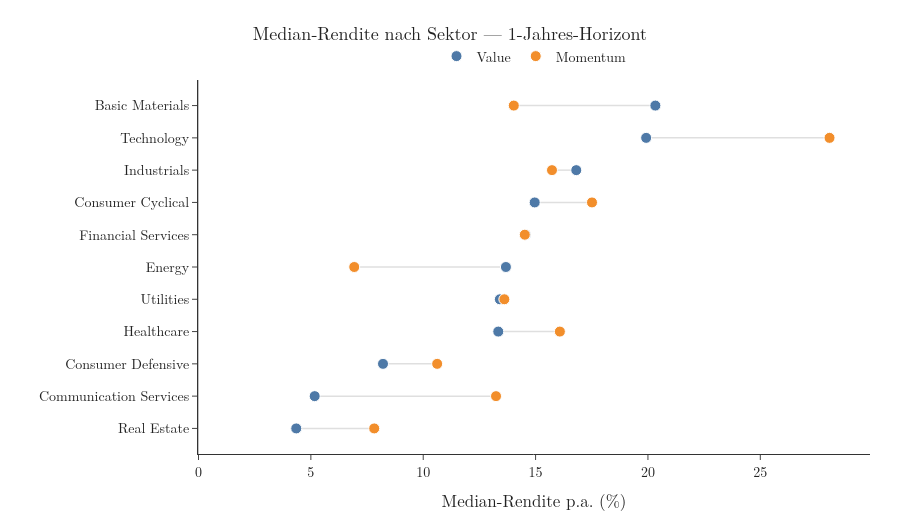
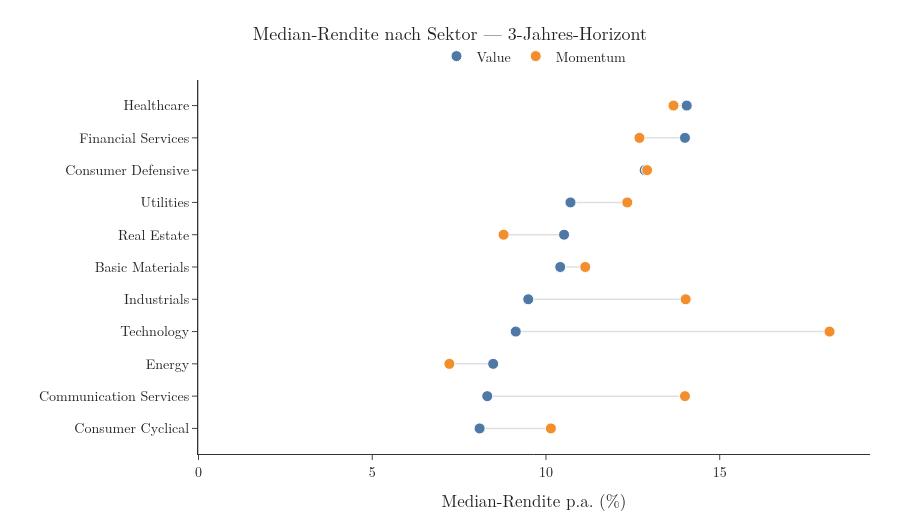

Notebook code for these charts, in order:
### Code cell
import pandas as pd

for h in horizons:

    df_h = df[df["horizon"] == h].copy()

    med = (
        df_h.groupby(["sector", "strategy"])["rendite"]
        .median()
        .unstack("strategy")
        .rename(columns={"value_score": "Value", "momentum_score": "Momentum"})
        .sort_values("Value")
    )

    display(med)

    fig = go.Figure()

    # Verbindungslinien
    for sector in med.index:
        fig.add_shape(
            type="line",
            x0=med.loc[sector, "Value"], x1=med.loc[sector, "Momentum"],
            y0=sector, y1=sector,
            line=dict(color="#999999", width=1.5),
            layer="below",
        )

    fig.add_trace(go.Scatter(
        x=med["Value"], y=med.index,
        mode="markers", name="Value",
        marker=dict(color=BLUE, size=11, line=dict(color="white", width=1)),
    ))

    fig.add_trace(go.Scatter(
        x=med["Momentum"], y=med.index,
        mode="markers", name="Momentum",
        marker=dict(color=ORANGE, size=11, line=dict(color="white", width=1)),
    ))

    fig.add_vline(x=0, line_width=1, line_color="#333333")

    fig.update_xaxes(
        title="Median-Rendite p.a. (%)",
        showline=True, linecolor="#333333",
        ticks="outside", gridcolor="#e6e6e6",
    )

    fig.update_yaxes(
        title="",
        showline=True, linecolor="#333333",
        ticks="outside", automargin=True,
    )

    fig.update_layout(
        title=f"Median-Rendite nach Sektor — {h}-Jahres-Horizont",
        title_x=0.5,
        title_font=dict(size=18, family=FONT["family"]),
        font=FONT,
        width=900, height=520,
        template="simple_white",
        plot_bgcolor="white", paper_bgcolor="white",
        margin=dict(l=50, r=30, t=80, b=50),
        legend=dict(orientation="h", yanchor="bottom", y=1.02, xanchor="center", x=0.5, title=None),
    )

    fig.show()

    output_dir = Path(save_path) / "median_comparison"
    output_dir.mkdir(parents=True, exist_ok=True)
    fig.write_image(output_dir / f"median_dumbbell_{h}_year.png", scale=3)

### Figure 1 — Plotly figure (JSON) as saved in the notebook; plotly's stock layout.template omitted (floating-point values rounded to 4 significant figures)
{"data": [{"marker": {"color": "#4E79A7", "line": {"color": "white", "width": 1}, "size": 11}, "mode": "markers", "name": "Value", "type": "scatter", "x": [4.35, 5.17, 8.21, 13.34, 13.41, 13.68, 14.55, 14.96, 16.81, 19.92, 20.33], "y": ["Real Estate", "Communication Services", "Consumer Defensive", "Healthcare", "Utilities", "Energy", "Financial Services", "Consumer Cyclical", "Industrials", "Technology", "Basic Materials"]}, {"marker": {"color": "#F28E2B", "line": {"color": "white", "width": 1}, "size": 11}, "mode": "markers", "name": "Momentum", "type": "scatter", "x": [7.82, 13.24, 10.62, 16.08, 13.61, 6.93, 14.52, 17.51, 15.73, 28.08, 14.03], "y": ["Real Estate", "Communication Services", "Consumer Defensive", "Healthcare", "Utilities", "Energy", "Financial Services", "Consumer Cyclical", "Industrials", "Technology", "Basic Materials"]}], "layout": {"font": {"color": "#222222", "family": "Latin Modern Roman, Times New Roman, serif", "size": 14}, "height": 520, "legend": {"orientation": "h", "title": {}, "x": 0.5, "xanchor": "center", "y": 1.02, "yanchor": "bottom"}, "margin": {"b": 50, "l": 50, "r": 30, "t": 80}, "paper_bgcolor": "white", "plot_bgcolor": "white", "shapes": [{"layer": "below", "line": {"color": "#999999", "width": 1.5}, "type": "line", "x0": 4.35, "x1": 7.82, "y0": "Real Estate", "y1": "Real Estate"}, {"layer": "below", "line": {"color": "#999999", "width": 1.5}, "type": "line", "x0": 5.17, "x1": 13.24, "y0": "Communication Services", "y1": "Communication Services"}, {"layer": "below", "line": {"color": "#999999", "width": 1.5}, "type": "line", "x0": 8.21, "x1": 10.62, "y0": "Consumer Defensive", "y1": "Consumer Defensive"}, {"layer": "below", "line": {"color": "#999999", "width": 1.5}, "type": "line", "x0": 13.34, "x1": 16.08, "y0": "Healthcare", "y1": "Healthcare"}, {"layer": "below", "line": {"color": "#999999", "width": 1.5}, "type": "line", "x0": 13.41, "x1": 13.61, "y0": "Utilities", "y1": "Utilities"}, {"layer": "below", "line": {"color": "#999999", "width": 1.5}, "type": "line", "x0": 13.68, "x1": 6.93, "y0": "Energy", "y1": "Energy"}, {"layer": "below", "line": {"color": "#999999", "width": 1.5}, "type": "line", "x0": 14.55, "x1": 14.52, "y0": "Financial Services", "y1": "Financial Services"}, {"layer": "below", "line": {"color": "#999999", "width": 1.5}, "type": "line", "x0": 14.96, "x1": 17.51, "y0": "Consumer Cyclical", "y1": "Consumer Cyclical"}, {"layer": "below", "line": {"color": "#999999", "width": 1.5}, "type": "line", "x0": 16.81, "x1": 15.73, "y0": "Industrials", "y1": "Industrials"}, {"layer": "below", "line": {"color": "#999999", "width": 1.5}, "type": "line", "x0": 19.92, "x1": 28.08, "y0": "Technology", "y1": "Technology"}, {"layer": "below", "line": {"color": "#999999", "width": 1.5}, "type": "line", "x0": 20.33, "x1": 14.03, "y0": "Basic Materials", "y1": "Basic Materials"}, {"line": {"color": "#333333", "width": 1}, "type": "line", "x0": 0, "x1": 0, "xref": "x", "y0": 0, "y1": 1, "yref": "y domain"}], "title": {"font": {"family": "Latin Modern Roman, Times New Roman, serif", "size": 18}, "text": "Median-Rendite nach Sektor — 1-Jahres-Horizont", "x": 0.5}, "width": 900, "xaxis": {"gridcolor": "#e6e6e6", "linecolor": "#333333", "showline": true, "ticks": "outside", "title": {"text": "Median-Rendite p.a. (%)"}}, "yaxis": {"automargin": true, "linecolor": "#333333", "showline": true, "ticks": "outside", "title": {"text": ""}}}}

### Figure 2 — Plotly figure (JSON) as saved in the notebook; plotly's stock layout.template omitted (floating-point values rounded to 4 significant figures)
{"data": [{"marker": {"color": "#4E79A7", "line": {"color": "white", "width": 1}, "size": 11}, "mode": "markers", "name": "Value", "type": "scatter", "x": [8.09, 8.31, 8.48, 9.13, 9.49, 10.41, 10.52, 10.71, 12.84, 14.0, 14.05], "y": ["Consumer Cyclical", "Communication Services", "Energy", "Technology", "Industrials", "Basic Materials", "Real Estate", "Utilities", "Consumer Defensive", "Financial Services", "Healthcare"]}, {"marker": {"color": "#F28E2B", "line": {"color": "white", "width": 1}, "size": 11}, "mode": "markers", "name": "Momentum", "type": "scatter", "x": [10.14, 14.0, 7.22, 18.16, 14.02, 11.13, 8.78, 12.34, 12.91, 12.69, 13.67], "y": ["Consumer Cyclical", "Communication Services", "Energy", "Technology", "Industrials", "Basic Materials", "Real Estate", "Utilities", "Consumer Defensive", "Financial Services", "Healthcare"]}], "layout": {"font": {"color": "#222222", "family": "Latin Modern Roman, Times New Roman, serif", "size": 14}, "height": 520, "legend": {"orientation": "h", "title": {}, "x": 0.5, "xanchor": "center", "y": 1.02, "yanchor": "bottom"}, "margin": {"b": 50, "l": 50, "r": 30, "t": 80}, "paper_bgcolor": "white", "plot_bgcolor": "white", "shapes": [{"layer": "below", "line": {"color": "#999999", "width": 1.5}, "type": "line", "x0": 8.09, "x1": 10.14, "y0": "Consumer Cyclical", "y1": "Consumer Cyclical"}, {"layer": "below", "line": {"color": "#999999", "width": 1.5}, "type": "line", "x0": 8.31, "x1": 14, "y0": "Communication Services", "y1": "Communication Services"}, {"layer": "below", "line": {"color": "#999999", "width": 1.5}, "type": "line", "x0": 8.48, "x1": 7.22, "y0": "Energy", "y1": "Energy"}, {"layer": "below", "line": {"color": "#999999", "width": 1.5}, "type": "line", "x0": 9.13, "x1": 18.16, "y0": "Technology", "y1": "Technology"}, {"layer": "below", "line": {"color": "#999999", "width": 1.5}, "type": "line", "x0": 9.49, "x1": 14.02, "y0": "Industrials", "y1": "Industrials"}, {"layer": "below", "line": {"color": "#999999", "width": 1.5}, "type": "line", "x0": 10.41, "x1": 11.13, "y0": "Basic Materials", "y1": "Basic Materials"}, {"layer": "below", "line": {"color": "#999999", "width": 1.5}, "type": "line", "x0": 10.52, "x1": 8.78, "y0": "Real Estate", "y1": "Real Estate"}, {"layer": "below", "line": {"color": "#999999", "width": 1.5}, "type": "line", "x0": 10.71, "x1": 12.34, "y0": "Utilities", "y1": "Utilities"}, {"layer": "below", "line": {"color": "#999999", "width": 1.5}, "type": "line", "x0": 12.84, "x1": 12.91, "y0": "Consumer Defensive", "y1": "Consumer Defensive"}, {"layer": "below", "line": {"color": "#999999", "width": 1.5}, "type": "line", "x0": 14, "x1": 12.69, "y0": "Financial Services", "y1": "Financial Services"}, {"layer": "below", "line": {"color": "#999999", "width": 1.5}, "type": "line", "x0": 14.05, "x1": 13.67, "y0": "Healthcare", "y1": "Healthcare"}, {"line": {"color": "#333333", "width": 1}, "type": "line", "x0": 0, "x1": 0, "xref": "x", "y0": 0, "y1": 1, "yref": "y domain"}], "title": {"font": {"family": "Latin Modern Roman, Times New Roman, serif", "size": 18}, "text": "Median-Rendite nach Sektor — 3-Jahres-Horizont", "x": 0.5}, "width": 900, "xaxis": {"gridcolor": "#e6e6e6", "linecolor": "#333333", "showline": true, "ticks": "outside", "title": {"text": "Median-Rendite p.a. (%)"}}, "yaxis": {"automargin": true, "linecolor": "#333333", "showline": true, "ticks": "outside", "title": {"text": ""}}}}
